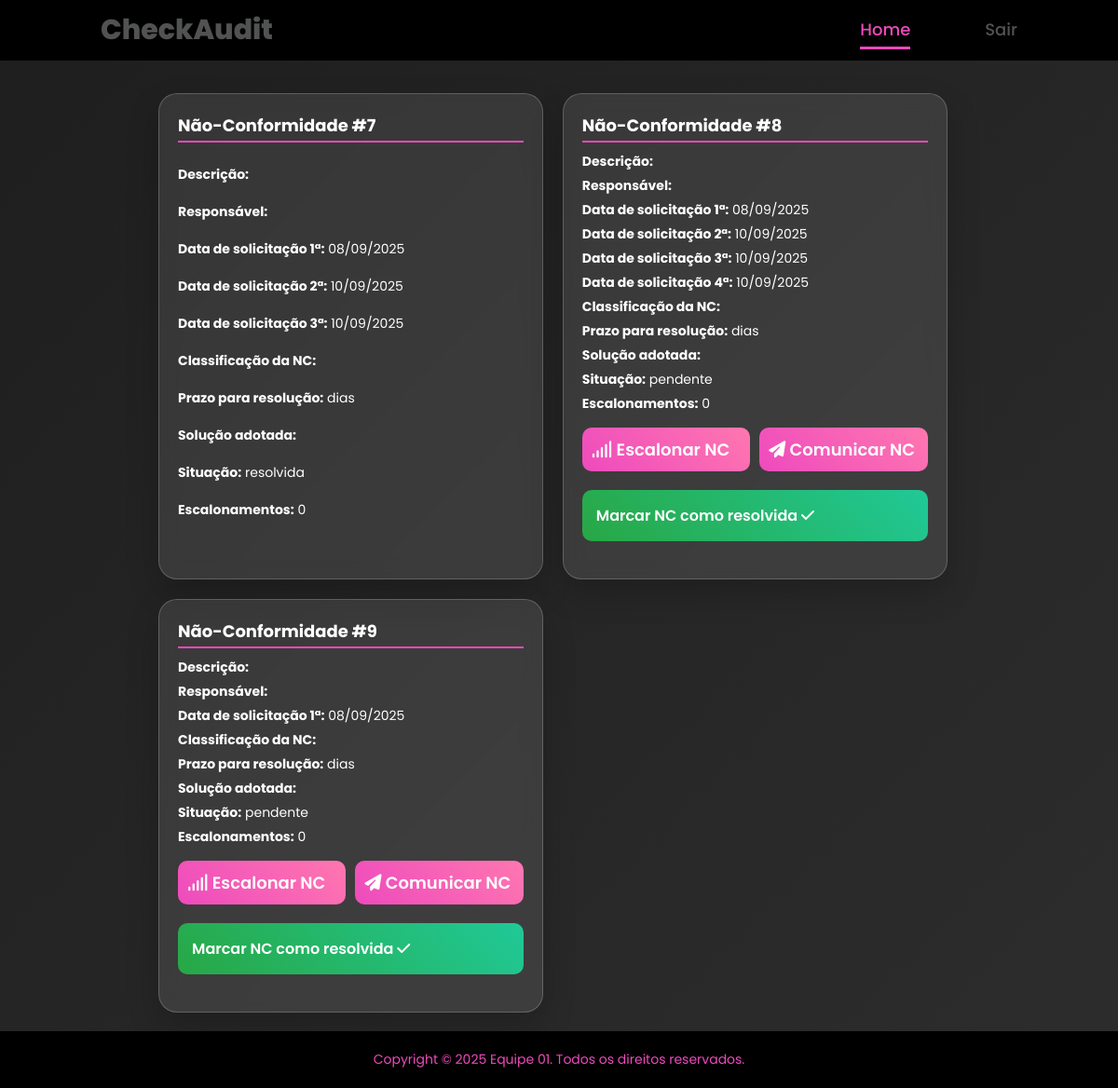
Page /pages/ncs.php?id_auditoria=4 on the committed database.
### tables this page shows
CREATE TABLE `checklist` (
  `id` int(11) NOT NULL AUTO_INCREMENT,
  `id_auditoria` int(11) NOT NULL,
  `pergunta` varchar(255) NOT NULL,
  `resultado` varchar(10) DEFAULT 'N/A',
  `responsavel` varchar(100) DEFAULT NULL,
  `observacoes` text DEFAULT NULL,
  `created_at` timestamp NOT NULL DEFAULT current_timestamp(),
  `classificacao_nc` varchar(50) DEFAULT '',
  `acao_corretiva` text DEFAULT '',
  `situacao_nc` varchar(50) DEFAULT 'Pendente',
  `escalonamento` int(11) DEFAULT 0,
  `prazo_resolucao` int(11) DEFAULT NULL,
  PRIMARY KEY (`id`),
  KEY `id_auditoria` (`id_auditoria`),
  CONSTRAINT `fk_checklist_auditoria` FOREIGN KEY (`id_auditoria`) REFERENCES `auditoria` (`id_auditoria`) ON DELETE CASCADE
);

CREATE TABLE `escalonamento` (
  `id` int(11) NOT NULL AUTO_INCREMENT,
  `id_nc` int(11) NOT NULL,
  `responsavel_imediato` varchar(255) NOT NULL,
  `email_responsavel_imediato` varchar(255) NOT NULL,
  `data_escalonamento` datetime DEFAULT current_timestamp(),
  PRIMARY KEY (`id`),
  KEY `id_nc` (`id_nc`),
  CONSTRAINT `escalonamento_ibfk_1` FOREIGN KEY (`id_nc`) REFERENCES `checklist` (`id`)
);

### php/functions.php (called while the page is built, shortened)
<?php
function buscarNaoConformidadesIdChecklist($conn, $id_auditoria){
    $resultado = "NC";
    $stmt = $conn->prepare("SELECT * FROM checklist WHERE id_auditoria = ? AND resultado = ?");
    $stmt->bind_param("is", $id_auditoria, $resultado);
    $stmt->execute();
    $result = $stmt->get_result();
    $ncs = [];
    while($row = $result->fetch_assoc()){
        $ncs[] = $row;
    }
    return $ncs;
}
function buscarEscalonamentosPorNC($conn, $id_nc) {
    $stmt = $conn->prepare("SELECT * FROM escalonamento WHERE id_nc = ? ORDER BY data_escalonamento ASC");
    $stmt->bind_param("i", $id_nc);
    $stmt->execute();
    $result = $stmt->get_result();
    $escalonamentos = [];
    while ($row = $result->fetch_assoc()) {
        $escalonamentos[] = $row;
    }
    return $escalonamentos;
}
?>

### pages/ncs.php (the view, shortened to what this page needs)
<!DOCTYPE html>
<html lang="en">
<head>
    <link rel="stylesheet" href="https://cdnjs.cloudflare.com/ajax/libs/font-awesome/6.5.2/css/all.min.css">
    <link rel="stylesheet" href="../assets/css/styles.css">
    <link rel="stylesheet" href="../assets/css/form.css">
    <link rel="stylesheet" href="../assets/css/home.css">
    <link rel="stylesheet" href="../assets/css/auditoria.css">
    <link rel="stylesheet" href="../assets/css/ncs.css">
</head>
<body>
<?php
    include "../includes/header.php";
    include "../php/functions.php";
    include "../config/conexao.php";
    $id_auditoria = $_GET['id_auditoria'];
    $ncs = buscarNaoConformidadesIdChecklist($conn, $id_auditoria);
?>
<?php include "../includes/header.php";?>
    <main>
    <div class="cards-container">
        <?php
        $ncs = buscarNaoConformidadesIdChecklist($conn, $id_auditoria);
        if(!empty($ncs)){
            foreach($ncs as $nc){
                $escalonamentos = buscarEscalonamentosPorNC($conn, $nc['id']);
                ?>
                <div class="card-nc">
                    <h3>Não-Conformidade #<?= $nc['id'] ?></h3>
                    <p><strong>Descrição:</strong> <?= htmlspecialchars($nc['observacoes']) ?></p>
                    <p><strong>Responsável:</strong> <?= htmlspecialchars($nc['responsavel']) ?></p>
                    <p><strong>Data de solicitação 1ª:</strong> <?= htmlspecialchars(date('d/m/Y', strtotime($nc['created_at']))) ?></p>
                    <?php if (isset($escalonamentos[0])): ?>
                        <p><strong>Data de solicitação 2ª:</strong> <?= htmlspecialchars(date('d/m/Y', strtotime($escalonamentos[0]['data_escalonamento']))) ?></p>
                    <?php endif; ?>
                    <?php if (isset($escalonamentos[1])): ?>
                        <p><strong>Data de solicitação 3ª:</strong> <?= htmlspecialchars(date('d/m/Y', strtotime($escalonamentos[1]['data_escalonamento']))) ?></p>
                    <?php endif; ?>
                    <?php if (isset($escalonamentos[2])): ?>
                        <p><strong>Data de solicitação 4ª:</strong> <?= htmlspecialchars(date('d/m/Y', strtotime($escalonamentos[2]['data_escalonamento']))) ?></p>
                    <?php endif; ?>
                    <p><strong>Classificação da NC:</strong> <?= htmlspecialchars($nc['classificacao_nc']) ?></p>
                    <p><strong>Prazo para resolução:</strong> <?= htmlspecialchars($nc['prazo_resolucao']) ?> dias</p>
                    <p><strong>Solução adotada:</strong> <?= htmlspecialchars($nc['acao_corretiva']) ?></p>
                    <p><strong>Situação:</strong> <?= htmlspecialchars($nc['situacao_nc']) ?></p>
                    <p><strong>Escalonamentos:</strong> <?= isset($nc['escalonamento']) ? $nc['escalonamento'] : 0 ?></p>
                    <div class="card-nc-botoes" >
                <?php if ($nc['situacao_nc'] !== 'resolvida'): ?>
                        <a href="#"
                           class="signup-btn-pink"
                           onclick="abrirModal(<?= $nc['id'] ?>)">
                            <i class="fa-solid fa-signal"></i> Escalonar NC
                        </a>
                        <a href="../php/email_nc.php?id_auditoria=<?=$id_auditoria?>&id_nc=<?=$nc['id']?>" class="signup-btn-pink" style="text-decoration: none; display: inline-block;">
                            <i class="fa-solid fa-paper-plane" style="color: #ffffff;"></i> Comunicar NC
                        </a>
                <?php endif; ?>
                    </div>
                    <div>
                        <?php if ($nc['situacao_nc'] !== 'resolvida'): ?>
                            <a href="../php/nc-concluida.php?id_nc=<?= $nc['id'] ?>&id_auditoria=<?= $id_auditoria?>"
                               class="signup-btn"
                               style="text-decoration: none; display: inline-block;">
                                Marcar NC como resolvida
                                <i class="fa-solid fa-check" style="color: #ffffff;"></i>
                            </a>
                        <?php endif; ?>
                    </div>
                </div>
                <?php
            }
        } else {
            echo "<p style='color:#ccc; text-align:center;'>Nenhuma não-conformidade encontrada para esta auditoria.</p>";
        }
        ?>
    </div>
    </main>
<?php include "../includes/footer.php";?>
</body>
</html>

### assets/css/styles.css (style rules this page uses)
* { margin: 0; padding: 0; box-sizing: border-box; text-decoration: none; border: none; outline: none; font-family: 'Poppins', sans-serif; }
html { font-size: 62.5%; }
body { background: linear-gradient(135deg, #1e1e1e 0%, #2d2d2d 100%); min-height: 100vh; display: flex; align-items: center; justify-content: center; padding-top: 8rem; }
.signup-btn { width: 100%; padding: 1.5rem; background: linear-gradient(45deg, #28a745, #20c997); color: #fff; border: none; border-radius: 10px; font-size: 1.8rem; font-weight: 600; cursor: pointer; transition: all 0.3s ease; margin-bottom: 2rem; }
.signup-btn-pink { width: 100%; padding: 1rem; background: linear-gradient(45deg, #ee4abd, #ff77b0); color: #fff; border: none; border-radius: 10px; font-size: 1.8rem; font-weight: 600; cursor: pointer; transition: all 0.3s ease; margin-bottom: 2rem; }

### assets/css/form.css (style rules this page uses)
body { background: linear-gradient(135deg, #1e1e1e 0%, #2d2d2d 100%); min-height: 100vh; display: flex; flex-direction: column; padding-top: 8rem; }
.signup-btn, main > div:first-child button, main > div:nth-child(2) button { width: 100%; padding: 1.5rem; background: linear-gradient(45deg, #28a745, #20c997); color: #fff; border: none; border-radius: 10px; font-size: 1.6rem; font-weight: 600; cursor: pointer; transition: all 0.3s ease; display: flex; align-items: center; justify-content: center; gap: 0.8rem; margin: 0 auto 2rem auto; }
main { flex: 1; width: 100%; max-width: 900px; margin: 0 auto; padding: 2rem; display: flex; flex-direction: column; align-items: center; gap: 2rem; }

### assets/css/ncs.css (style rules this page uses)
.cards-container { display: flex; flex-wrap: wrap; gap: 2.1rem; width: 100%; }
.card-nc { background: rgba(255, 255, 255, 0.1); backdrop-filter: blur(10px); border: 1px solid rgba(255, 255, 255, 0.2); border-radius: 20px; padding: 2rem; flex: 0 0 48%; box-shadow: 0 15px 35px rgba(0,0,0,0.2); color: #fff; transition: transform 0.3s ease, box-shadow 0.3s ease; display: flex; flex-direction: column; justify-content: space-between; }
.card-nc h3 { font-size: 1.8rem; margin-bottom: 1rem; border-bottom: 2px solid #ee4abd; display: inline-block; padding-bottom: 0.3rem; }
.card-nc p { font-size: 1.4rem; margin-bottom: 0.5rem; }
.card-nc-botoes { display: flex; gap: 1rem; margin-top: 1rem; }

### rows in the picture
checklist: id "7", created_at "08/09/2025", escalonamento.data_escalonamento "10/09/2025", situacao_nc "resolvida", escalonamento "0"
checklist: id "8", created_at "08/09/2025", escalonamento.data_escalonamento "10/09/2025", situacao_nc "pendente", escalonamento "0"
checklist: id "9", created_at "08/09/2025", situacao_nc "pendente", escalonamento "0"
